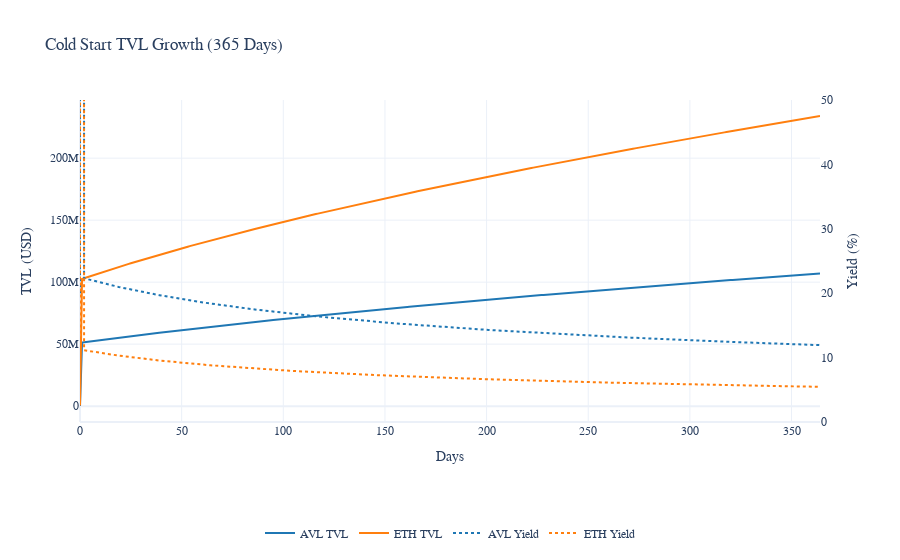

This figure's notebook cell:
### Code cell
fig = plot_cold_start_tvl(
    changeing_date = 100,
    change_factor_eth = 1,
    change_factor_avl = 1
)
fig.show()

### Figure 1 — Plotly figure (JSON) as saved in the notebook; plotly's stock layout.template omitted (floating-point values rounded to 4 significant figures; data arrays with more than 128 entries replaced by an {"elided": "..."} marker saying what was removed)
{"data": [{"line": {"color": "#1f77b4", "dash": "solid"}, "name": "AVL TVL", "type": "scatter", "x": {"elided": "365 int values"}, "y": {"elided": "365 float values"}}, {"line": {"color": "#ff7f0e", "dash": "solid"}, "name": "ETH TVL", "type": "scatter", "x": {"elided": "365 int values"}, "y": {"elided": "365 float values"}}, {"line": {"color": "#1f77b4", "dash": "dot"}, "name": "AVL Yield", "type": "scatter", "x": {"elided": "365 int values"}, "y": {"elided": "365 float values"}, "yaxis": "y2"}, {"line": {"color": "#ff7f0e", "dash": "dot"}, "name": "ETH Yield", "type": "scatter", "x": {"elided": "365 int values"}, "y": {"elided": "365 float values"}, "yaxis": "y2"}], "layout": {"font": {"family": "Arial", "size": 12}, "hovermode": "x unified", "legend": {"orientation": "h", "x": 0.5, "xanchor": "center", "y": -0.3, "yanchor": "top"}, "margin": {"b": 100}, "title": {"text": "Cold Start TVL Growth (365 Days)"}, "xaxis": {"title": {"text": "Days"}}, "yaxis": {"title": {"text": "TVL (USD)"}}, "yaxis2": {"overlaying": "y", "range": [0, 50], "showgrid": false, "side": "right", "title": {"text": "Yield (%)"}}}}
